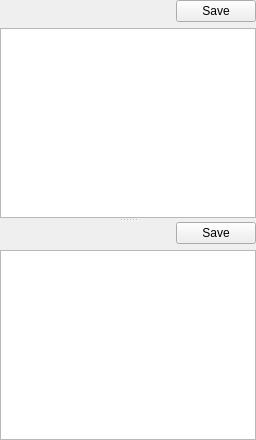
      <widget class="QWidget" name="page_DelayImport">
       <layout class="QVBoxLayout" name="verticalLayout_51">
        <property name="leftMargin">
         <number>0</number>
        </property>
        <property name="topMargin">
         <number>0</number>
        </property>
        <property name="rightMargin">
         <number>0</number>
        </property>
        <property name="bottomMargin">
         <number>0</number>
        </property>
        <item>
         <widget class="QSplitter" name="splitter_17">
          <property name="orientation">
           <enum>Qt::Vertical</enum>
          </property>
          <widget class="QWidget" name="layoutWidget_14">
           <layout class="QVBoxLayout" name="verticalLayout_18">
            <item>
             <layout class="QHBoxLayout" name="horizontalLayout_20">
              <item>
               <spacer name="horizontalSpacer_20">
                <property name="orientation">
                 <enum>Qt::Horizontal</enum>
                </property>
                <property name="sizeHint" stdset="0">
                 <size>
                  <width>40</width>
                  <height>20</height>
                 </size>
                </property>
               </spacer>
              </item>
              <item>
               <widget class="QPushButton" name="pushButtonSave_DelayImportLibraries">
                <property name="text">
                 <string>Save</string>
                </property>
               </widget>
              </item>
             </layout>
            </item>
            <item>
             <widget class="XTableView" name="tableView_DelayImportLibraries">
              <property name="contextMenuPolicy">
               <enum>Qt::CustomContextMenu</enum>
              </property>
              <property name="editTriggers">
               <set>QAbstractItemView::NoEditTriggers</set>
              </property>
              <property name="selectionMode">
               <enum>QAbstractItemView::SingleSelection</enum>
              </property>
              <property name="selectionBehavior">
               <enum>QAbstractItemView::SelectRows</enum>
              </property>
              <attribute name="horizontalHeaderDefaultSectionSize">
               <number>57</number>
              </attribute>
              <attribute name="verticalHeaderVisible">
               <bool>false</bool>
              </attribute>
              <attribute name="verticalHeaderMinimumSectionSize">
               <number>20</number>
              </attribute>
              <attribute name="verticalHeaderDefaultSectionSize">
               <number>20</number>
              </attribute>
             </widget>
            </item>
           </layout>
          </widget>
          <widget class="QWidget" name="layoutWidget_15">
           <layout class="QVBoxLayout" name="verticalLayout_50">
            <item>
             <layout class="QHBoxLayout" name="horizontalLayout_19">
              <item>
               <spacer name="horizontalSpacer_19">
                <property name="orientation">
                 <enum>Qt::Horizontal</enum>
                </property>
                <property name="sizeHint" stdset="0">
                 <size>
                  <width>40</width>
                  <height>20</height>
                 </size>
                </property>
               </spacer>
              </item>
              <item>
               <widget class="QPushButton" name="pushButtonSave_DelayImportFunctions">
                <property name="text">
                 <string>Save</string>
                </property>
               </widget>
              </item>
             </layout>
            </item>
            <item>
             <widget class="XTableView" name="tableView_DelayImportFunctions">
              <property name="contextMenuPolicy">
               <enum>Qt::CustomContextMenu</enum>
              </property>
              <property name="editTriggers">
               <set>QAbstractItemView::NoEditTriggers</set>
              </property>
              <property name="selectionMode">
               <enum>QAbstractItemView::SingleSelection</enum>
              </property>
              <property name="selectionBehavior">
               <enum>QAbstractItemView::SelectRows</enum>
              </property>
              <attribute name="horizontalHeaderDefaultSectionSize">
               <number>57</number>
              </attribute>
              <attribute name="verticalHeaderVisible">
               <bool>false</bool>
              </attribute>
              <attribute name="verticalHeaderMinimumSectionSize">
               <number>20</number>
              </attribute>
              <attribute name="verticalHeaderDefaultSectionSize">
               <number>20</number>
              </attribute>
             </widget>
            </item>
           </layout>
          </widget>
         </widget>
        </item>
       </layout>
      </widget>
